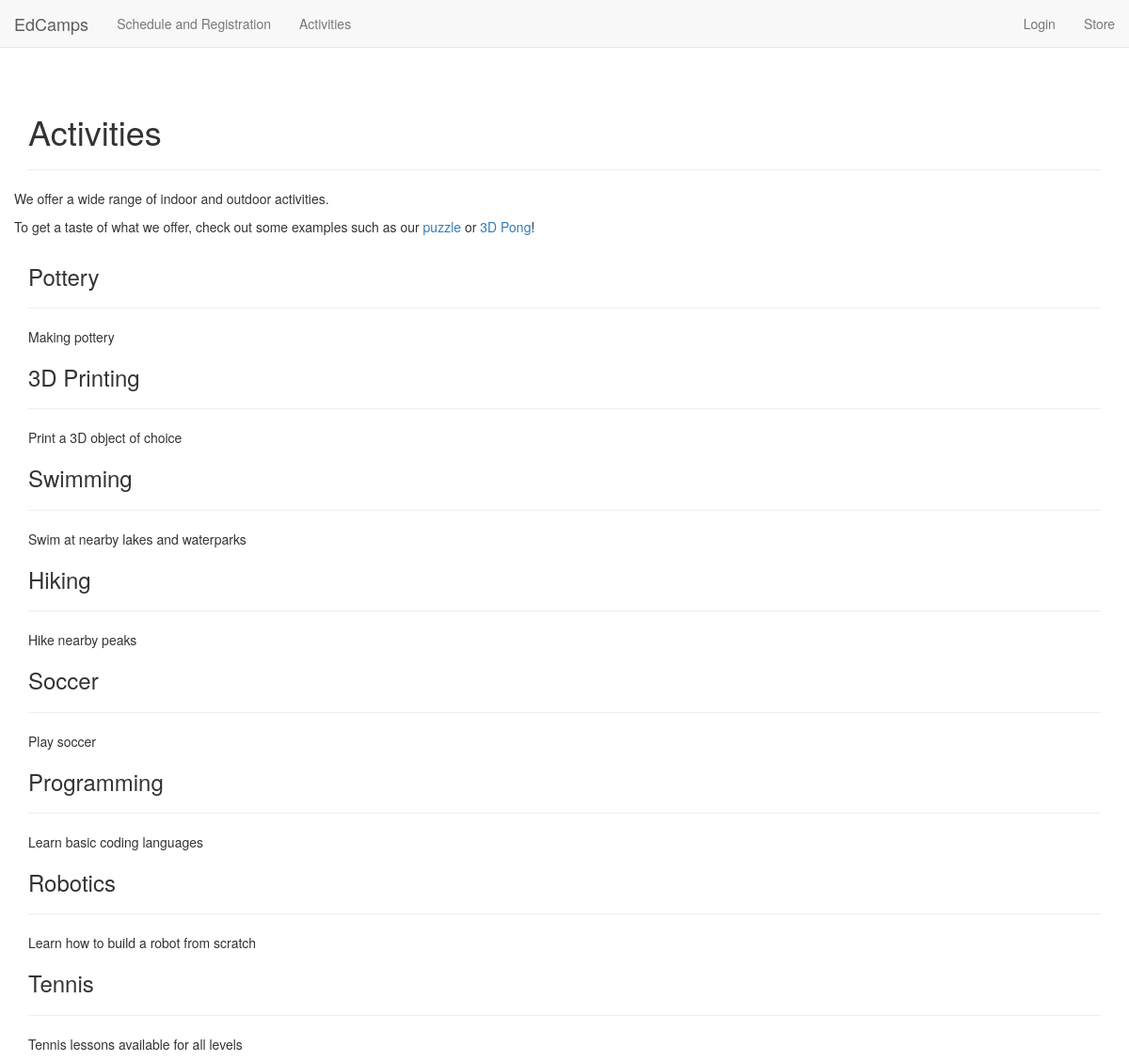
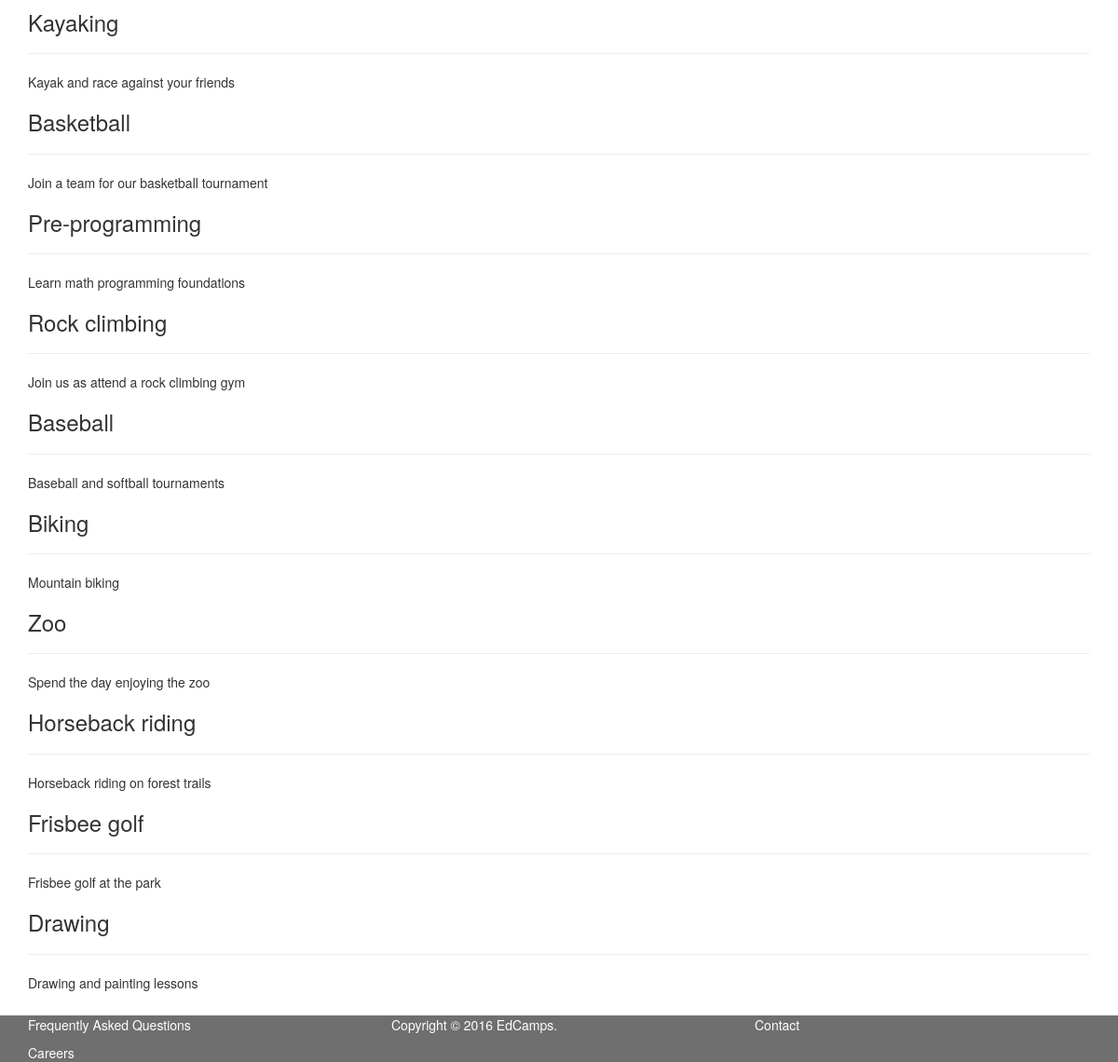
Page /activities.php on the earlier database version (2 pictures, top to bottom).
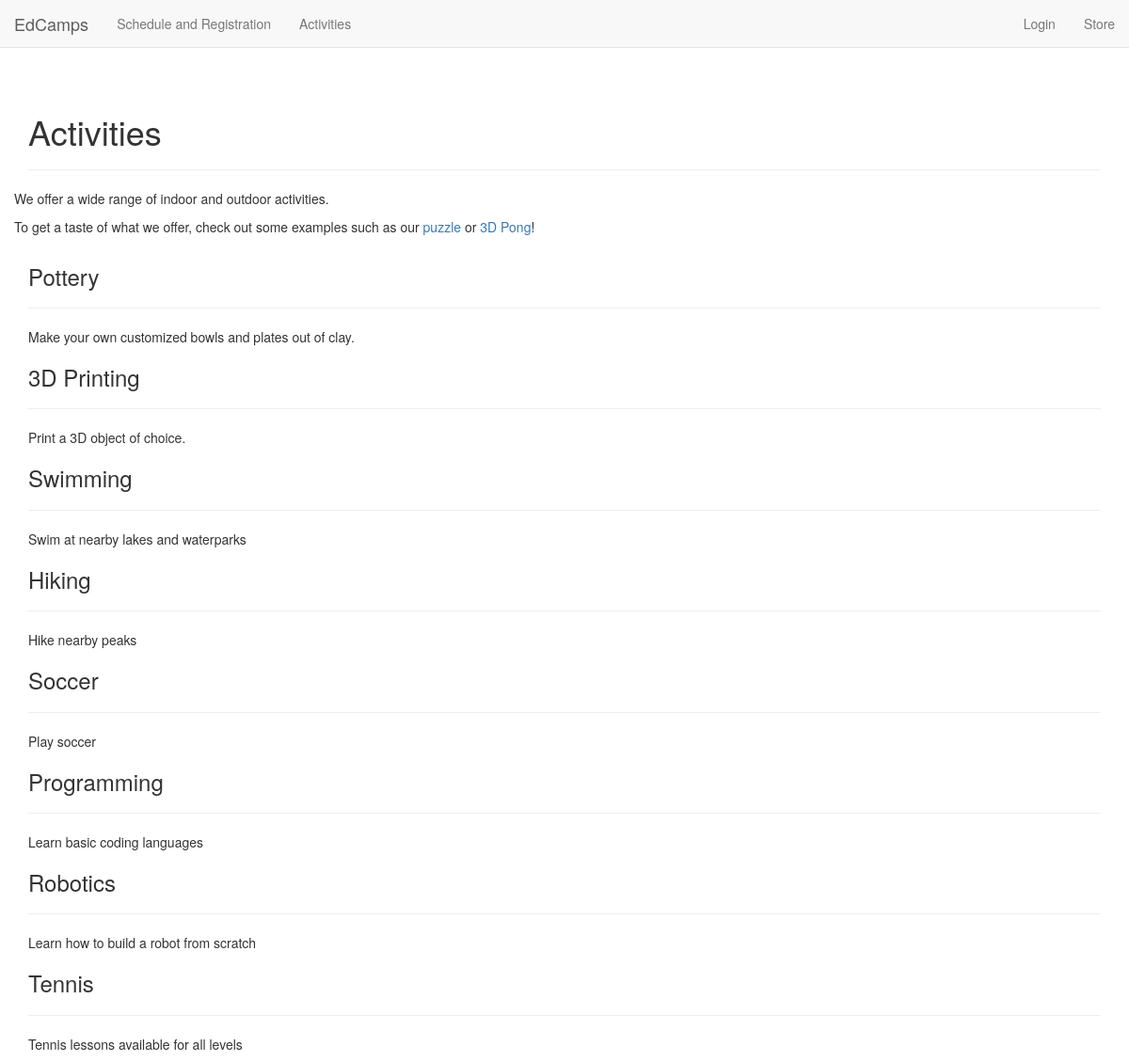
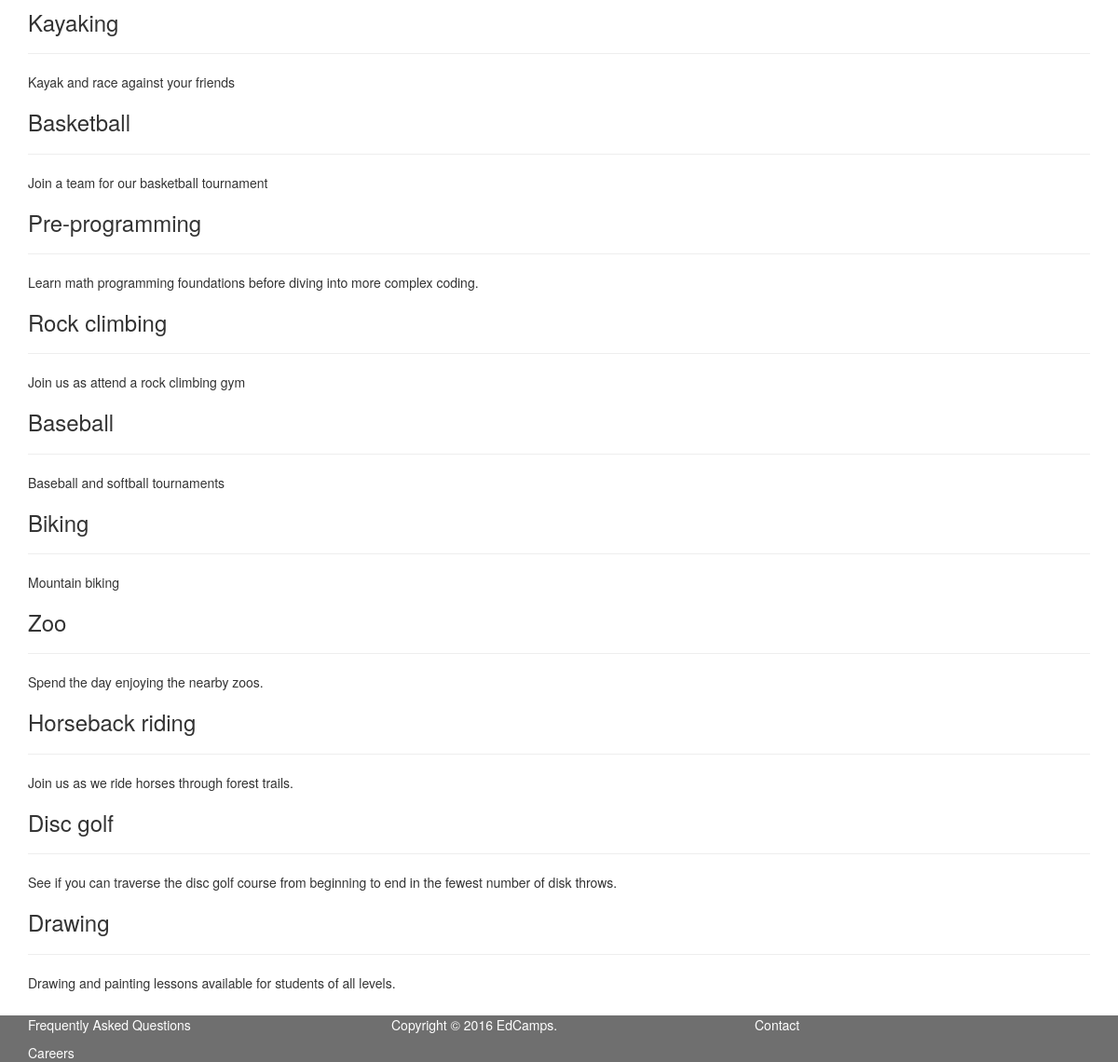
Same page on the later database version (2 pictures, top to bottom).
### tables this page shows
CREATE TABLE activities(
  id INT NOT NULL PRIMARY KEY AUTO_INCREMENT,
  name TINYTEXT NOT NULL,
  description TEXT NOT NULL,
  image_url TEXT
);

### public/activities.php (the view, shortened to what this page needs)
<?php
require_once(TEMPLATES_PATH . "/header.php");
?>
<div class="container container-fluid">
  <h1>Activities</h1>
  <hr>
  <div class="row">
    <p>We offer a wide range of indoor and outdoor activities.</p>
    <p>To get a taste of what we offer, check out some examples such as our <a href="puzzle.php">puzzle</a> or <a href="pong.php">3D Pong</a>!</p>
  </div>
  <?php
  $conn = get_db_conn();
  $sql = "SELECT * FROM activities";
  $result = $conn->query($sql);
  while ($row = mysqli_fetch_assoc($result)) {
    $name = $row['name'];
    $description = $row['description'];
    echo '<div class="activity">';
    echo "<h3>$name</h3>";
    echo "<hr>";
    echo "<p>$description</p>";
    echo '</div>';
  }
  ?>
</div>
<?php require_once(TEMPLATES_PATH . "/footer.php"); ?>

### resources/templates/header.php (shortened to what this page needs)
<!DOCTYPE html>
<html>
<head>
  <?php
  require_once(TEMPLATES_PATH . "/head.php");
  ?>
</head>
<body>
  <nav class="navbar navbar-default navbar-fixed-top">
    <div class="container-fluid">
      <div class="navbar-header">
        <a class="navbar-brand" href="/">EdCamps</a>
      </div>
      <div class="collapse navbar-collapse" id="bs-example-navbar-collapse-1">
        <ul class="nav navbar-nav">
          <li><a href="registration.php">Schedule and Registration<span class="sr-only">(current)</span></a></li>
          <li><a href="activities.php">Activities</a></li>
        </ul>
        <ul class="nav navbar-nav navbar-right">
          <?php
          if (isset($_SESSION['user_id'])) {
            require_once('../resources/config.php');
            require_once('helpers/db.php');
            $conn = get_db_conn();
            $user_id = $_SESSION['user_id'];
            $sql = "SELECT * FROM users WHERE id=$user_id";
            $result = $conn->query($sql);
            $row = mysqli_fetch_assoc($result);
            $first_name = $row['first_name'];
            $last_name = $row['last_name'];
            echo '<li class="dropdown">';
            echo '<a href="#" id="login" class="dropdown-toggle account-name" data-toggle="dropdown" role="button" aria-haspopup="true" aria-expanded="false">' . $first_name . ' ' . $last_name . '<span class="caret"></span></a>';
            echo '<ul class="dropdown-menu">';
            echo '<li><a href="#">Account</a></li>';
            echo '<li><a href="faq.php">FAQ</a></li>';
            echo '<li><a href="#" class="logout">Logout</a></li>';
            echo '</li>';
            echo '</ul>';
          }
          else {
            echo '<li><a id="login" class="account-name" href="#">Login</a></li>';
          }
          ?>
          <li><a href="store.php">Store</a></li>
        </ul>
      </div>
    </div>
  </nav>

### resources/templates/head.php (shortened to what this page needs)
<?php
echo '<link href="../resources/lib/css/bootstrap.min.css" rel="stylesheet" type="text/css" />';
echo '<link href="../resources/lib/css/jquery-ui.min.css" rel="stylesheet" type="text/css" />';
echo '<link href="../public/styles/style.css" rel="stylesheet" type="text/css" />';
?>

### resources/templates/footer.php
<footer class="footer navbar-fixed-bottom">
  <div class="container">
    <div class="row">
      <div class="col-lg-4 col-md-4 col-sm-4">
        <p><a href="faq.php">Frequently Asked Questions</a></p>
        <p><a href="#">Careers</a></p>
      </div>
      <div class="col-lg-4 col-md-4 col-sm-4">
        <p>Copyright &copy; <?php echo date("Y"); ?> EdCamps.
      </div>
      <div class="col-lg-4 col-md-4 col-sm-4">
        <p><a href="mailto:info@edcamps.com">Contact</a></p>
      </div>
    </div>
  </div>
</footer>
</body>
</html>

### public/styles/style.css (style rules this page uses)
body { margin-top: 50px; padding-top: 50px; margin-bottom: 50px; padding-bottom: 15px; }
footer.footer { height: 50px; background: #333; opacity: 0.7; color: white; }
footer.footer a { color: white; }

Differences in the rows shown:
changed activities "Pottery": description "Making pottery" → "Make your own customized bowls and plates out of clay."
changed activities "3D Printing": description "Print a 3D object of choice" → "Print a 3D object of choice."
changed activities "Pre-programming": description "Learn math programming foundations" → "Learn math programming foundations before diving into more complex coding."
changed activities "Zoo": description "Spend the day enjoying the zoo" → "Spend the day enjoying the nearby zoos."
changed activities "Horseback riding": description "Horseback riding on forest trails" → "Join us as we ride horses through forest trails."
changed activities: name "Frisbee golf" → "Disc golf"; description "Frisbee golf at the park" → "See if you can traverse the disc golf course from beginning to end in the fewest number of disk throws."
changed activities "Drawing": description "Drawing and painting lessons" → "Drawing and painting lessons available for students of all levels."
